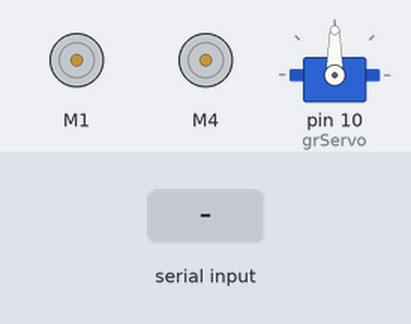
Simulated run of this sketch. Board: Arduino Uno, built with avr-gcc and run on an emulated ATmega328P. Shown: 2 × DC motor (green arrow = forward, orange = backward, longer = faster), servo. Inputs (shaded band) come from the test bench.

Above: at 1.2 s.
1.3 s: "A" received over Serial
At 1.6 s:
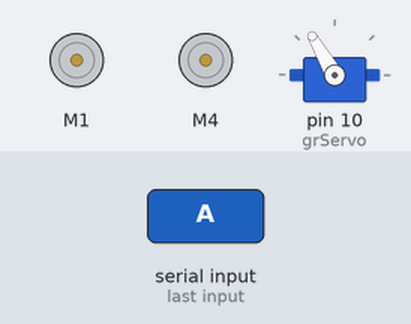
2.8 s: "B" received over Serial
At 3.9 s:
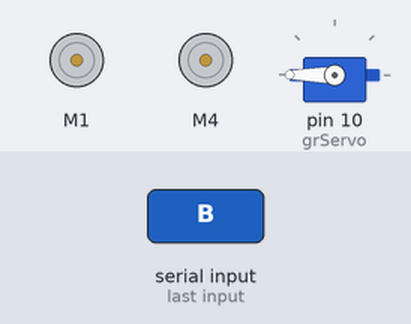
4.3 s: "C" received over Serial
At 5.2 s:
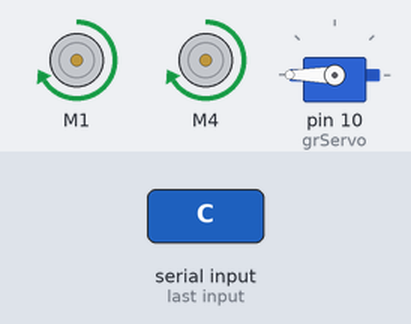
5.8 s: "D" received over Serial
At 6.3 s:
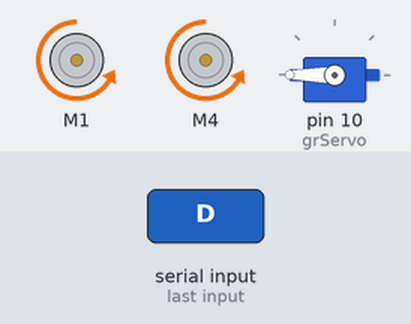
7.3 s: "E" received over Serial
At 8.5 s:
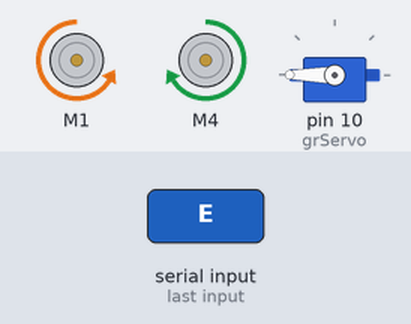
8.8 s: "G" received over Serial
At 9.9 s:
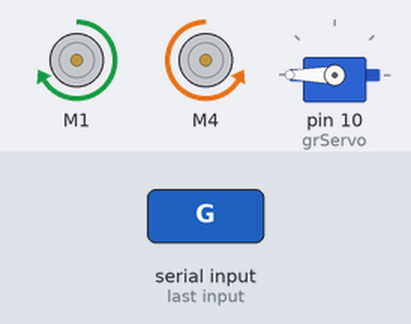
Timing chart, 0 to 11.3 s (numbered marks = the images above; inputs shaded):
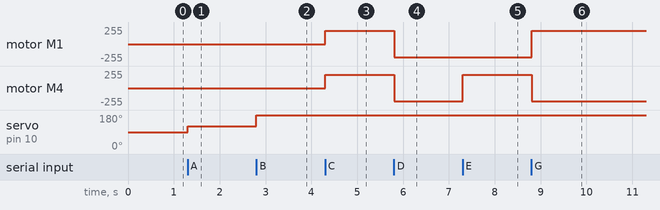

Measured:
- after the input at 1.3 s, servo on pin 10 (grServo): 90° → 120° at once
- after the input at 2.8 s, servo on pin 10 (grServo): 120° → 180° at once
- after the input at 4.3 s, motor M1, motor M4: stopped → forward 200/255 at once
- after the input at 5.8 s, motor M1, motor M4: forward 200/255 → backward 200/255 at once
- after the input at 7.3 s, motor M4: backward 200/255 → forward 200/255 at once
- after the input at 8.8 s, motor M1: backward 200/255 → forward 200/255 at once; motor M4: forward 200/255 → backward 200/255 at once

The sketch:

ballcollectingrobot.ino
```cpp
#include <AFMotor.h>
#include <Servo.h>
// Check the motor driver datasheet for motor pin connections
AF_DCMotor rm(1, MOTOR12_64KHZ);  // Right motor
AF_DCMotor lm(4, MOTOR34_64KHZ);  // Left motor
Servo grServo; // Servo motor for gripper
byte incomingByte ;

void setup()
{
   Serial.begin(9600);
  // Set motors speed
   rm.setSpeed(200);
   lm.setSpeed(200);
   rm.run(RELEASE);
   lm.run(RELEASE);
	grServo.attach(10); // Attach gripper
}
void loop()
{
   if (Serial.available() > 0) {
    incomingByte = Serial.read(); // Read the input character from bluetooth serial input buffer

    if (incomingByte == 'A')
    {
         grServo.write(120);      // Gripper Open Position
    }
    else if (incomingByte =='B')
    {
        grServo.write(180);      // Gripper Close Position
    }
    else if (incomingByte == 'C')
    {
        rm.run(FORWARD);        // Run both motors in forward direction
        lm.run(FORWARD);
    }
    else if (incomingByte == 'D')
    {
        rm.run(BACKWARD);       // Run both motors in backward direction
        lm.run(BACKWARD);
    }
    else if (incomingByte == 'E')
    {
        rm.run(BACKWARD);       // Turning Left. Run right motor in backward direction and left motor in forward direction
        lm.run(FORWARD);
    }
    else if (incomingByte == 'G')
    {
        rm.run(FORWARD);        // Turning Right. Run right motor in forward direction and left motor in backward direction
        lm.run(BACKWARD);
    }
    else if (incomingByte == 'F')
    {
        rm.run(RELEASE);        // Stop both motors
        lm.run(RELEASE);
    }
   }
   delay(20);
}
```
